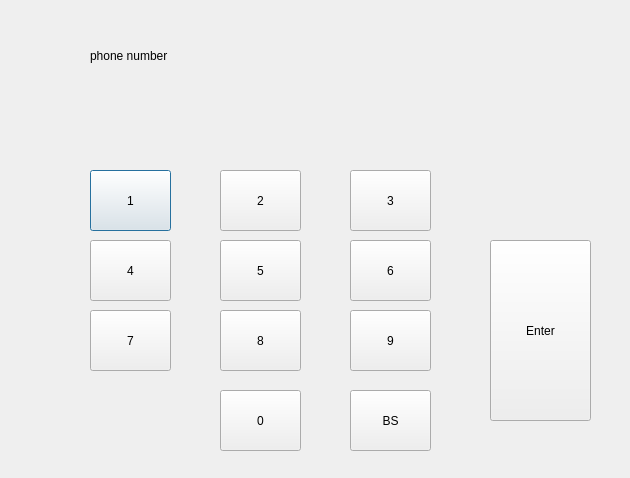
<?xml version="1.0" encoding="UTF-8"?>
<ui version="4.0">
 <class>Dialog</class>
 <widget class="QDialog" name="Dialog">
  <property name="geometry">
   <rect>
    <x>0</x>
    <y>0</y>
    <width>630</width>
    <height>478</height>
   </rect>
  </property>
  <property name="windowTitle">
   <string>Dialog</string>
  </property>
  <widget class="QLabel" name="phone_number_text">
   <property name="geometry">
    <rect>
     <x>90</x>
     <y>30</y>
     <width>401</width>
     <height>51</height>
    </rect>
   </property>
   <property name="text">
    <string>phone number</string>
   </property>
  </widget>
  <widget class="QLabel" name="phone_number">
   <property name="geometry">
    <rect>
     <x>90</x>
     <y>100</y>
     <width>401</width>
     <height>51</height>
    </rect>
   </property>
   <property name="text">
    <string/>
   </property>
  </widget>
  <widget class="QPushButton" name="button_1">
   <property name="geometry">
    <rect>
     <x>90</x>
     <y>170</y>
     <width>81</width>
     <height>61</height>
    </rect>
   </property>
   <property name="text">
    <string>1</string>
   </property>
  </widget>
  <widget class="QPushButton" name="button_2">
   <property name="geometry">
    <rect>
     <x>220</x>
     <y>170</y>
     <width>81</width>
     <height>61</height>
    </rect>
   </property>
   <property name="text">
    <string>2</string>
   </property>
  </widget>
  <widget class="QPushButton" name="button_3">
   <property name="geometry">
    <rect>
     <x>350</x>
     <y>170</y>
     <width>81</width>
     <height>61</height>
    </rect>
   </property>
   <property name="text">
    <string>3</string>
   </property>
  </widget>
  <widget class="QPushButton" name="button_6">
   <property name="geometry">
    <rect>
     <x>350</x>
     <y>240</y>
     <width>81</width>
     <height>61</height>
    </rect>
   </property>
   <property name="text">
    <string>6</string>
   </property>
  </widget>
  <widget class="QPushButton" name="button_4">
   <property name="geometry">
    <rect>
     <x>90</x>
     <y>240</y>
     <width>81</width>
     <height>61</height>
    </rect>
   </property>
   <property name="text">
    <string>4</string>
   </property>
  </widget>
  <widget class="QPushButton" name="button_5">
   <property name="geometry">
    <rect>
     <x>220</x>
     <y>240</y>
     <width>81</width>
     <height>61</height>
    </rect>
   </property>
   <property name="text">
    <string>5</string>
   </property>
  </widget>
  <widget class="QPushButton" name="button_7">
   <property name="geometry">
    <rect>
     <x>90</x>
     <y>310</y>
     <width>81</width>
     <height>61</height>
    </rect>
   </property>
   <property name="text">
    <string>7</string>
   </property>
  </widget>
  <widget class="QPushButton" name="button_8">
   <property name="geometry">
    <rect>
     <x>220</x>
     <y>310</y>
     <width>81</width>
     <height>61</height>
    </rect>
   </property>
   <property name="text">
    <string>8</string>
   </property>
  </widget>
  <widget class="QPushButton" name="button_9">
   <property name="geometry">
    <rect>
     <x>350</x>
     <y>310</y>
     <width>81</width>
     <height>61</height>
    </rect>
   </property>
   <property name="text">
    <string>9</string>
   </property>
  </widget>
  <widget class="QPushButton" name="button_0">
   <property name="geometry">
    <rect>
     <x>220</x>
     <y>390</y>
     <width>81</width>
     <height>61</height>
    </rect>
   </property>
   <property name="text">
    <string>0</string>
   </property>
  </widget>
  <widget class="QPushButton" name="button_bs">
   <property name="geometry">
    <rect>
     <x>350</x>
     <y>390</y>
     <width>81</width>
     <height>61</height>
    </rect>
   </property>
   <property name="text">
    <string>BS</string>
   </property>
  </widget>
  <widget class="QPushButton" name="button_enter">
   <property name="geometry">
    <rect>
     <x>490</x>
     <y>240</y>
     <width>101</width>
     <height>181</height>
    </rect>
   </property>
   <property name="text">
    <string>Enter</string>
   </property>
  </widget>
 </widget>
 <resources/>
 <connections/>
</ui>
